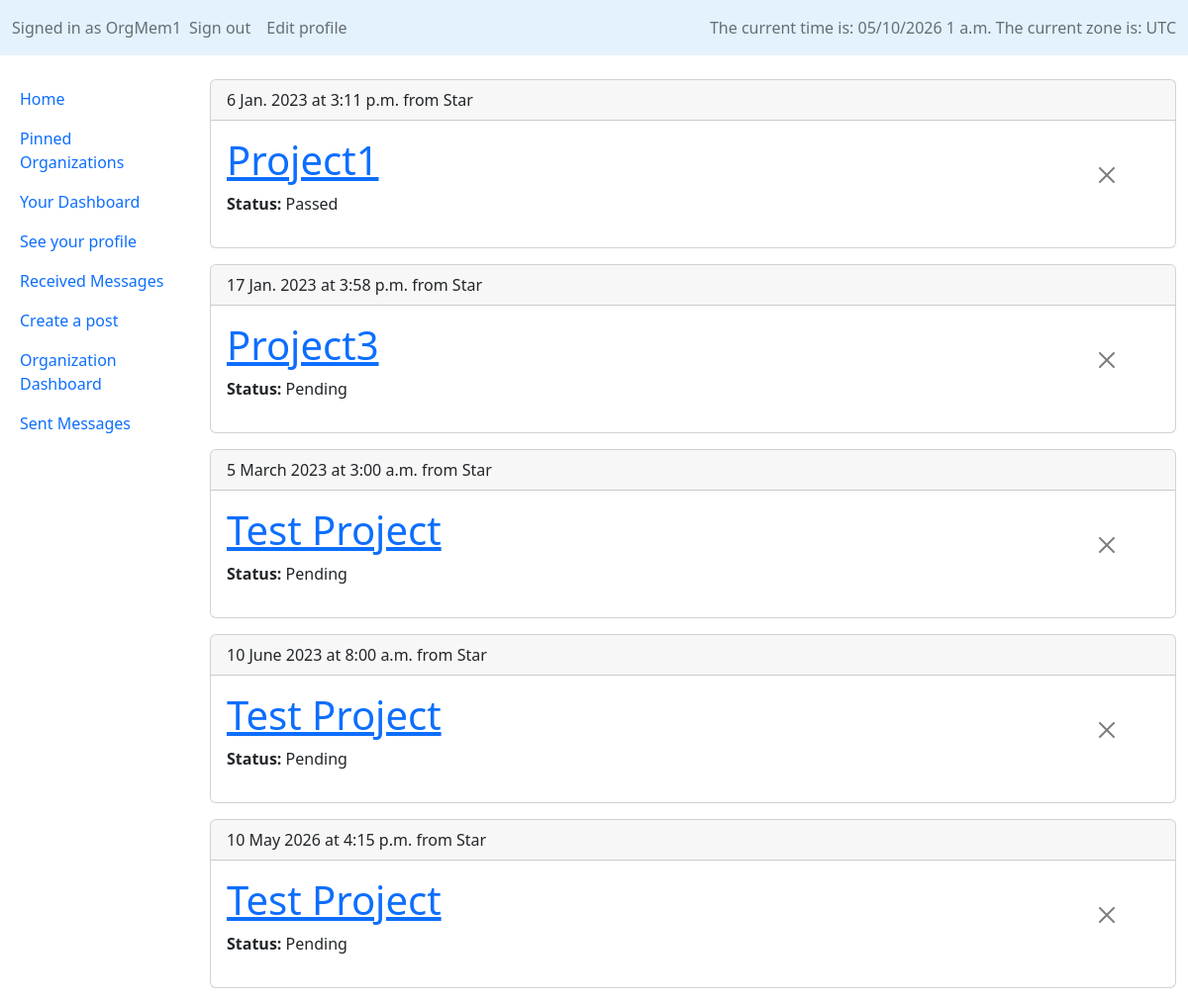
The app's page /Forum/your_projects (signed in), older data.
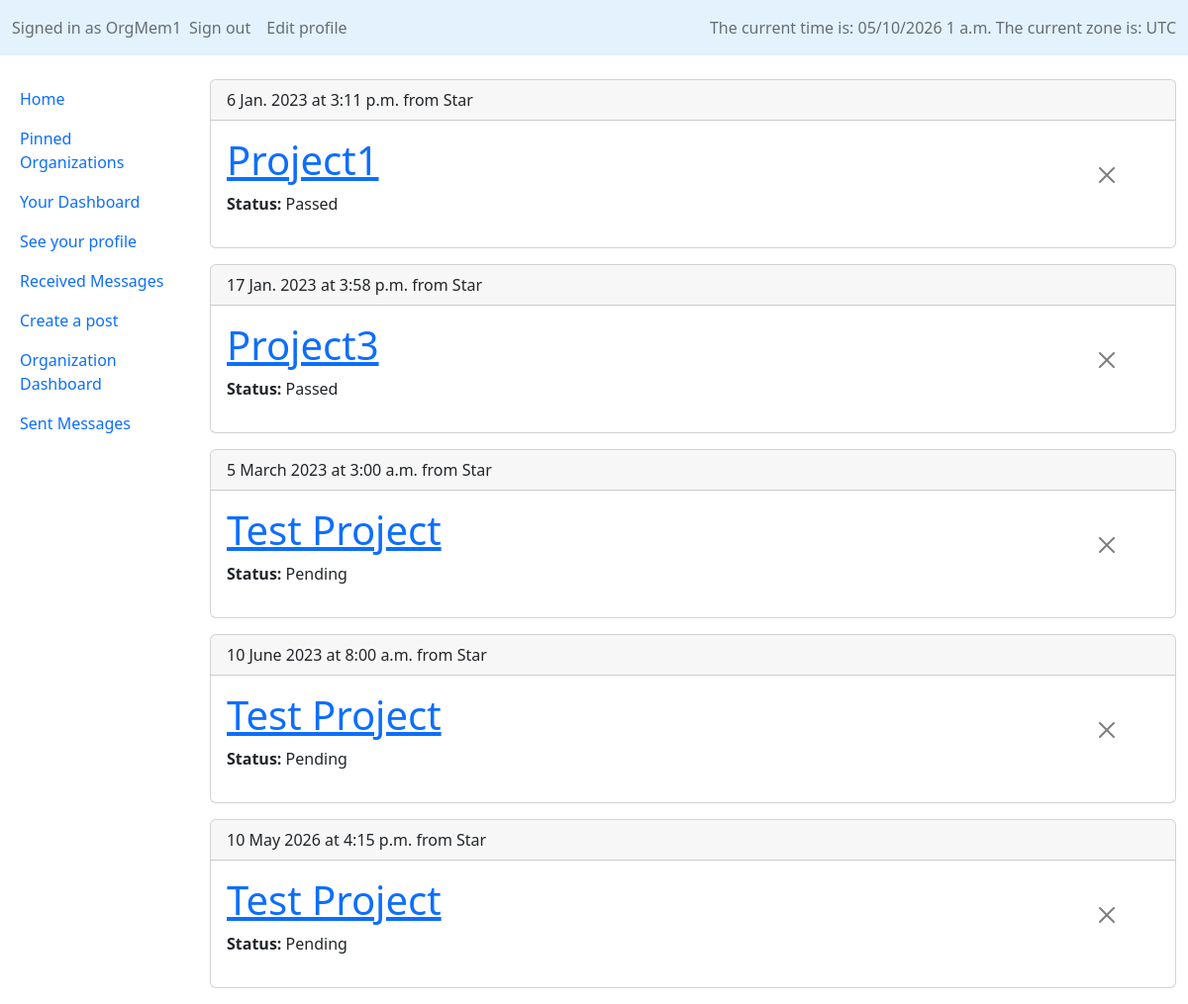
The same page, newer data.
### Forum/models.py (models this page shows, shortened)
class Bid(models.Model):
    STATUS_OPTIONS = [
        ('PE', 'Pending'),
        ('AC', 'Accepted'),
        ('DN', 'Denied'),
        ('CP', 'Passed')
    ]
    bidder = models.ForeignKey(Profile, on_delete=models.CASCADE, related_name='bids')
    event = models.ForeignKey(Event, on_delete=models.CASCADE, related_name='bids')
    status = models.CharField(max_length=2, choices=STATUS_OPTIONS, default=STATUS_OPTIONS[0][0])

class Event(models.Model):
    date = models.DateField(default=timezone.now, null=True, blank=True, validators=[MinValueValidator(timezone.now().date(), "valid values are not in the past")])
    time = models.TimeField(default=timezone.now, null=True, blank=True)
    open = models.BooleanField(default=True, null=False, blank=False)
    post = models.ForeignKey(Post, on_delete=models.CASCADE, related_name='project_times')
    @property
    def datetime(self):
        this_datetime = datetime.combine(self.date, self.time, timezone.utc)
        local_time = this_datetime.astimezone(timezone.get_current_timezone())
        date_str = format_date(local_time.date(), "j N Y")
        time_str = format_time(local_time.time(), 'g:i a')
        return f"{date_str} at {time_str}"

class Post(models.Model):
    title = models.CharField(max_length=150)
    body = models.TextField(null=False, blank=False)
    timestamp = models.DateTimeField(auto_now_add=True, blank=True, null=True)
    is_project = models.BooleanField(default=False, null=False, blank=False, verbose_name="Make this a project")
    author = models.ForeignKey(Profile, on_delete=models.SET_NULL, null=True, related_name='written_posts')
    organization = models.ForeignKey(Organization, on_delete=models.CASCADE, null=True, related_name='our_posts')

class Organization(models.Model):
    name = models.CharField(max_length=100, null=False, blank=False)
    about = models.TextField(null=False, blank=False)
    logo = models.ImageField(null=True, blank=True, upload_to='organization_logos')
    official_email = models.EmailField(null=True, blank=True)
    def __str__(self):
        return f"{self.name}"

### Forum/views.py (the view)
# urls.py: path("your_projects", login_required(views.YourBidListView.as_view()), name="your_project_view"),
class YourBidListView(ListView):
    model = Bid
    template_name = "Forum/dash_pages/user_bids.html"
    def get_queryset(self, *args, **kwargs):
        queryset = super(YourBidListView, self).get_queryset(*args, **kwargs)
        return queryset.filter(bidder=self.request.user.pk).order_by("event__date")

### Forum/templates/Forum/dash_pages/user_bids.html (shortened to what this page needs)
{% extends "Forum/layouts/sidebar_layout.html" %}
{% block body %}
    {% for bid in bid_list %}
    <div class="card mb-3">
        <div class="card-header">
            {{ bid.event.datetime }} from {{ bid.event.post.organization }}
        </div>
        <div class="card-body mb-3">
            <div class="row g-0 align-items-center">
                <div class="col">
                    <h1><a href="{% url 'detail_view' pk=bid.event.post.pk %}">{{ bid.event.post.title }}</a></h1>
                    <b>Status:</b> {{ bid.get_status_display }}
                </div>
                <div class="col-md-1">
                    <a class="btn" href="{% url 'delete_bid' pk=bid.pk %}"> <button type="button" class="btn-close" aria-label="Close"></button></a>
                </div>
            </div>
        </div>
    </div>
    {% empty %}
        <div class="container">
            <p class="text-center"> Looks like you haven't volunteered for any projects </p>
        </div>
    {% endfor %}
{% endblock %}

Row changes from the older to the newer data that the page shows:
changed Bid "Project3": status "Pending" → "Passed"
